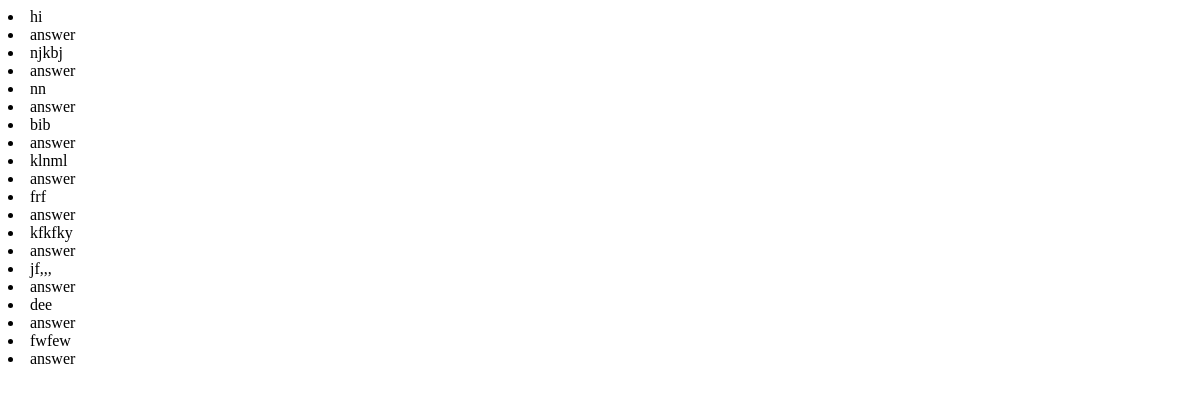
Page /messages/ (signed in) on the earlier database version.
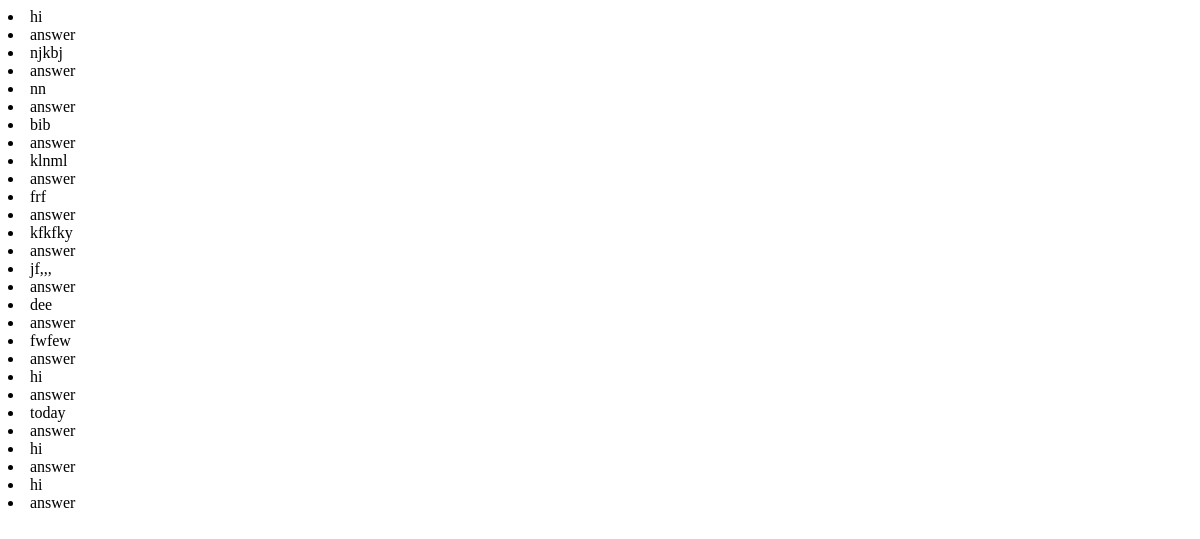
Same page on the later database version.
### alpha/models.py (models this page shows, shortened)
class Chat(models.Model):
    created = models.DateTimeField(default=datetime.today,blank=True, null=True)
    user = models.ForeignKey(User)
    message = models.CharField(max_length=200)
    reply= models.CharField(max_length=200, default='')

### alpha/views.py (the view)
# urls.py: url(r'^messages/$', views.Messages, name='messages'),
def Messages(request):
    c = Chat.objects.all()
    return render(request, 'alpha/messages.html', {'chat': c})

### alpha/templates/alpha/messages.html
{% for obj in chat %}
    {% if obj.user == request.user %}
        <li class="text-right list-group-item">{{ obj.message }}</li>
        <li class="text-left list-group-item">{{ obj.reply }}</li>
    {% endif %}
{% empty %}
    <li class="text-right list-group-item">No messages yet!</li>
{% endfor %}

Differences in the rows shown:
added Chat: message "hi", reply "answer"
added Chat: message "today", reply "answer"
added Chat: message "hi", reply "answer"
added Chat: message "hi", reply "answer"
